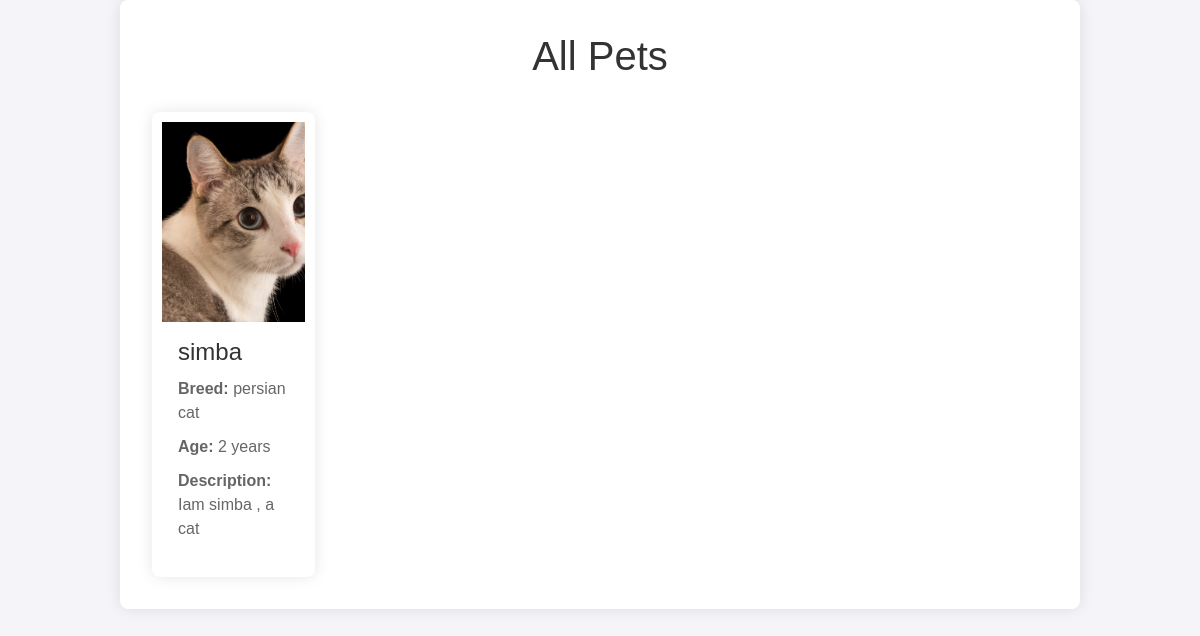
The app's page /pet-list with its own data.
### app/models.py (models this page shows, shortened)
class Pet(models.Model):
    pet_name = models.CharField(max_length=100)
    pet_description = models.TextField()
    pet_age = models.IntegerField()
    pet_image = models.ImageField(upload_to='pet_images/')
    pet_price = models.IntegerField()
    pet_breed = models.CharField(max_length=100)
    category = models.ForeignKey(Category, on_delete=models.CASCADE)
    pet_type = models.ForeignKey(PetType, on_delete=models.CASCADE)
    created_at = models.DateTimeField(auto_now_add=True)

### app/views.py (the view)
# urls.py: path('pet-list', views.pet_list, name='pet_list'),
def pet_list(request):
    pets = Pet.objects.all()[::-1]
    return render(request, 'user/pet_list.html', {'pets': pets})

### templates/user/pet_list.html (shortened to what this page needs)
<!DOCTYPE html>
<html lang="en">
<head>
    {% load static %}
    <link href="https://cdn.jsdelivr.net/npm/bootstrap@5.3.3/dist/css/bootstrap.min.css" rel="stylesheet">
    <link rel="stylesheet" href="{% static 'listpet.css' %}">
</head>
<body>
    <div class="container">
        <h1>All Pets</h1>
        {% if pets %}
            <div class="pet-list">
                {% for pet in pets %}
                    <a href="{% url 'pet_detail' pet.id %}" class="pet-card-link" style="text-decoration: none;">
                        <div class="pet-card">
                            <div class="pet-image">
                                <img src="{{ pet.pet_image.url }}" alt="{{ pet.pet_name }}" class="img-fluid">
                            </div>
                            <div class="pet-info">
                                <h3>{{ pet.pet_name }}</h3>
                                <p><strong>Breed:</strong> {{ pet.pet_breed }}</p>
                                <p><strong>Age:</strong> {{ pet.pet_age }} years</p>
                                <p><strong>Description:</strong> {{ pet.pet_description|truncatewords:20 }}</p>
                            </div>
                        </div>
                    </a>
                {% endfor %}
            </div>
        {% else %}
            <p class="no-pets-message">No pets found in the database.</p>
        {% endif %}
    </div>
</body>
</html>

### static/listpet.css (style rules this page uses)
body { font-family: Arial, sans-serif; background-color: #f4f4f9; margin: 0; padding: 0; }
.container { width: 80%; margin: auto; padding: 2rem; background-color: #fff; box-shadow: 0 0 15px rgba(0, 0, 0, 0.1); border-radius: 8px; }
h1 { text-align: center; color: #333; margin-bottom: 2rem; }
.pet-list { display: grid; grid-template-columns: repeat(5, 1fr); gap: 20px; justify-items: center; }
.pet-card { background-color: #fff; border-radius: 8px; overflow: hidden; padding: 10px; box-shadow: 0 0 15px rgba(0, 0, 0, 0.1); transition: transform 0.3s ease; }
.pet-image img { width: 100%; height: 200px; object-fit: cover; }
.pet-info { padding: 1rem; }
.pet-info h3 { margin: 0; font-size: 1.5rem; color: #333; }
.pet-info p { font-size: 1rem; color: #666; margin: 10px 0; }

### records on screen
Pet: pet_image (picture), pet_name "simba", pet_breed "persian cat", pet_age "2", pet_description "Iam simba , a cat"
